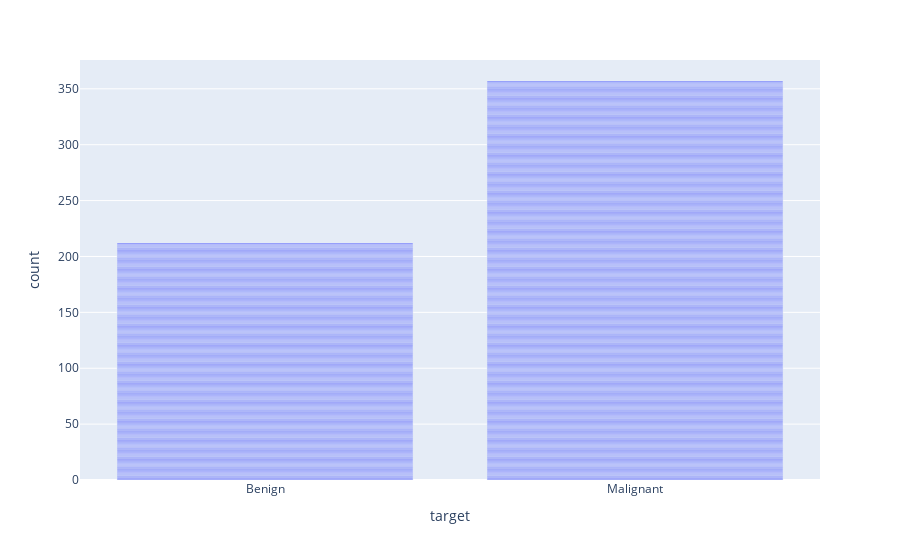

Notebook cell for this chart:
### Code cell
px.bar(df['target'].apply(lambda x: 'Benign' if x==0 else 'Malignant'), x='target')

### Figure 1 — Plotly figure (JSON) as saved in the notebook; plotly's stock layout.template omitted (floating-point values rounded to 4 significant figures; data arrays with more than 128 entries replaced by an {"elided": "..."} marker saying what was removed)
{"data": [{"alignmentgroup": "True", "hovertemplate": "target=%{x}<br>count=%{y}<extra></extra>", "legendgroup": "", "marker": {"color": "#636efa"}, "name": "", "offsetgroup": "", "orientation": "v", "showlegend": false, "textposition": "auto", "type": "bar", "x": {"elided": "569 str values"}, "xaxis": "x", "y": {"elided": "569 int values"}, "yaxis": "y"}], "layout": {"barmode": "relative", "legend": {"tracegroupgap": 0}, "margin": {"t": 60}, "xaxis": {"anchor": "y", "domain": [0, 1], "title": {"text": "target"}}, "yaxis": {"anchor": "x", "domain": [0, 1], "title": {"text": "count"}}}}
